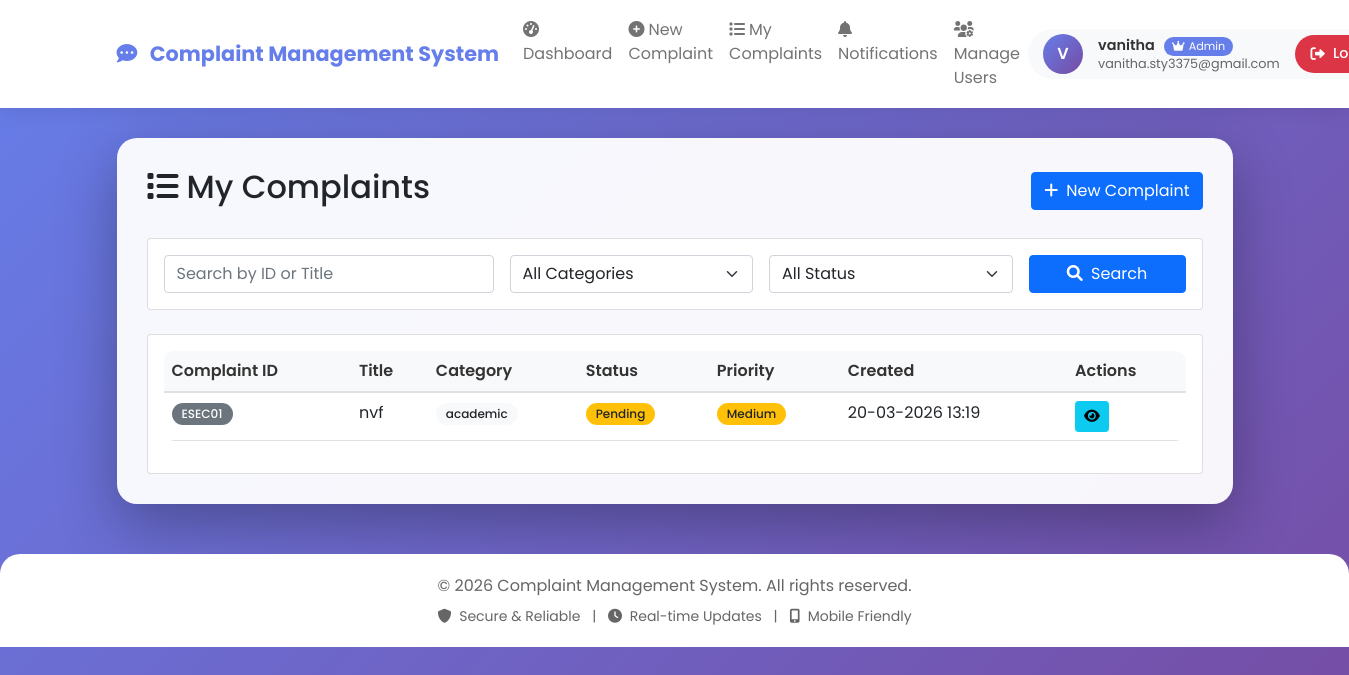
The page /complaints (signed in) on the database as committed earlier.
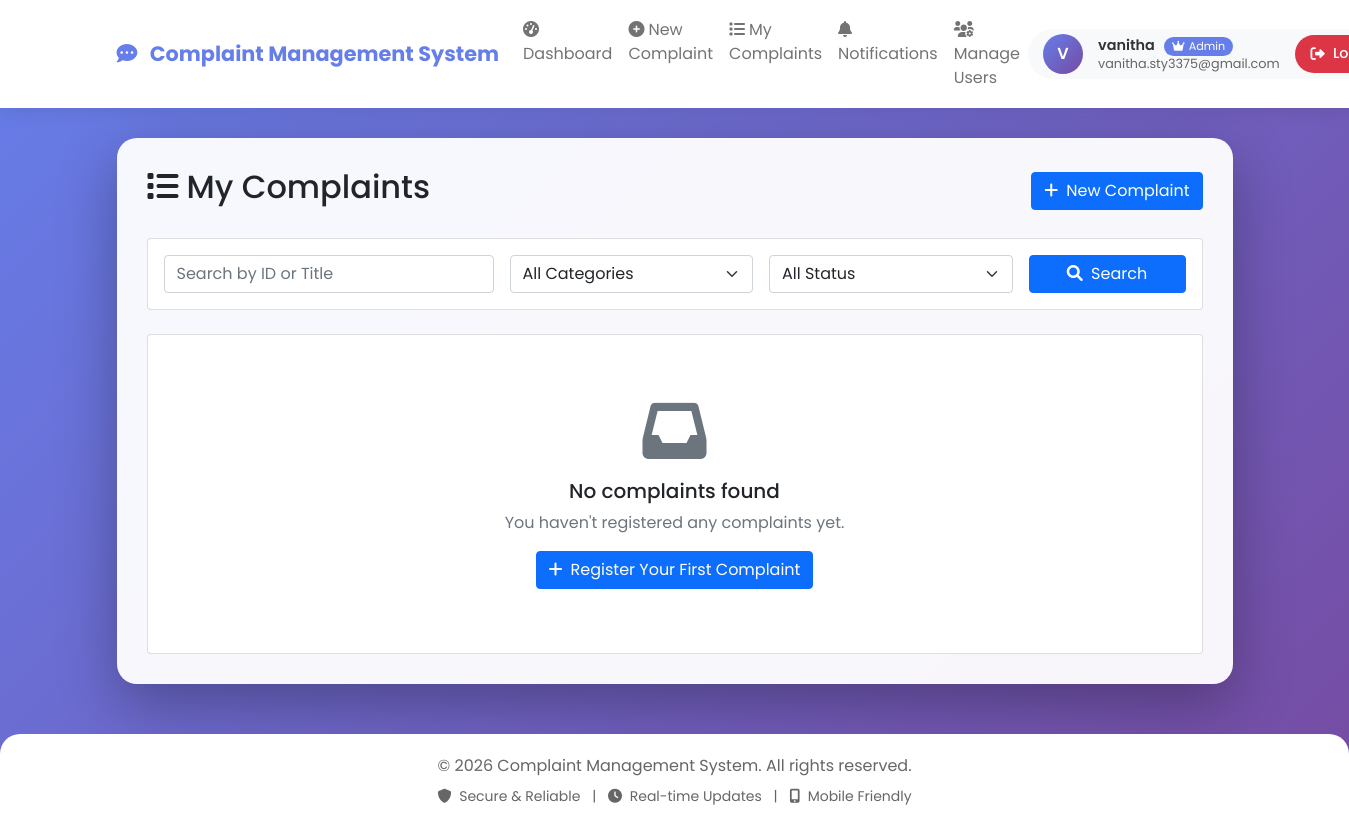
The same page on the database as committed later.
### models.py (models this page shows)
class Complaint(db.Model):
    id = db.Column(db.Integer, primary_key=True)
    complaint_id = db.Column(db.String(20), unique=True, nullable=False)
    title = db.Column(db.String(100), nullable=False)
    description = db.Column(db.Text, nullable=False)
    category = db.Column(db.String(50), nullable=False)
    status = db.Column(db.String(20), default='pending')  # pending, in_progress, resolved, rejected
    priority = db.Column(db.String(20), default='medium')  # low, medium, high
    created_at = db.Column(db.DateTime, default=datetime.utcnow)
    updated_at = db.Column(db.DateTime, default=datetime.utcnow, onupdate=datetime.utcnow)
    user_id = db.Column(db.Integer, db.ForeignKey('user.id'), nullable=False)
    assigned_to = db.Column(db.Integer, db.ForeignKey('user.id'), nullable=True)
    comments = db.relationship('Comment', backref='complaint', lazy=True, cascade='all, delete-orphan')
    notifications = db.relationship('Notification', backref='complaint', lazy=True, cascade='all, delete-orphan')

### app.py (the view)
@app.route('/complaints')
@login_required
def view_complaints():
    search_query = request.args.get('search', '')
    category_filter = request.args.get('category', '')
    status_filter = request.args.get('status', '')
    query = Complaint.query
    if current_user.role != 'admin':
        query = query.filter_by(user_id=current_user.id)
    if search_query:
        query = query.filter(
            Complaint.complaint_id.ilike(f'%{search_query}%') |
            Complaint.title.ilike(f'%{search_query}%')
        )
    if category_filter:
        query = query.filter_by(category=category_filter)
    if status_filter:
        query = query.filter_by(status=status_filter)
    complaints = query.order_by(Complaint.created_at.desc()).all()
    categories = Complaint.query.with_entities(Complaint.category).distinct().all()
    statuses = ['pending', 'in_progress', 'resolved', 'rejected']
    return render_template('view_complaints.html',
                         complaints=complaints,
                         categories=[c[0] for c in categories],
                         statuses=statuses,
                         search_query=search_query,
                         category_filter=category_filter,
                         status_filter=status_filter)

### app.py (called while the page is built)
@login_manager.user_loader
def load_user(user_id):
    return User.query.get(int(user_id))

### templates/view_complaints.html (shortened to what the changed rows need)
{% extends "base.html" %}
{% block content %}
<div class="row mb-4">
    <div class="col-12">
        <div class="d-flex justify-content-between align-items-center">
            <h2>
                <i class="fas fa-list me-2"></i>My Complaints
            </h2>
        </div>
    </div>
</div>
<div class="row">
    <div class="col-12">
        <div class="card">
            <div class="card-body">
                {% if complaints %}
                    <div class="table-responsive">
                        <table class="table table-hover">
                            <thead>
                                <tr>
                                    <th>Complaint ID</th>
                                    <th>Title</th>
                                    <th>Category</th>
                                    <th>Status</th>
                                    <th>Priority</th>
                                    <th>Created</th>
                                    <th>Actions</th>
                                 </tr>
                            </thead>
                            <tbody>
                                {% for complaint in complaints %}
                                <tr>
                                    <td>
                                        <span class="badge bg-secondary">{{ complaint.complaint_id }}</span>
                                    </td>
                                    <td>{{ complaint.title }}</td>
                                    <td>
                                        <span class="badge bg-light text-dark">{{ complaint.category }}</span>
                                    </td>
                                    <td>
                                        {% if complaint.status == 'pending' %}
                                            <span class="badge bg-warning text-dark">Pending</span>
                                        {% elif complaint.status == 'in_progress' %}
                                            <span class="badge bg-info">In Progress</span>
                                        {% elif complaint.status == 'resolved' %}
                                            <span class="badge bg-success">Resolved</span>
                                        {% elif complaint.status == 'rejected' %}
                                            <span class="badge bg-danger">Rejected</span>
                                        {% endif %}
                                    </td>
                                    <td>
                                        {% if complaint.priority == 'high' %}
                                            <span class="badge bg-danger">High</span>
                                        {% elif complaint.priority == 'medium' %}
                                            <span class="badge bg-warning text-dark">Medium</span>
                                        {% else %}
                                            <span class="badge bg-info">Low</span>
                                        {% endif %}
                                    </td>
                                    <td>{{ complaint.created_at.strftime('%d-%m-%Y %H:%M') }}</td>
                                    <td>
                                        <div class="btn-group" role="group">
                                            <a href="{{ url_for('complaint_details', complaint_id=complaint.id) }}"
                                               class="btn btn-sm btn-info"
                                               title="View Details">
                                                <i class="fas fa-eye"></i>
                                            </a>
                                        </div>
                                    </td>
                                </tr>
                                {% endfor %}
                            </tbody>
                        </table>
                    </div>
                {% else %}
                    <div class="text-center py-5">
                        <i class="fas fa-inbox fa-4x text-muted mb-3"></i>
                        <h5>No complaints found</h5>
                        <p class="text-muted">You haven't registered any complaints yet.</p>
                        <a href="{{ url_for('new_complaint') }}" class="btn btn-primary">
                            <i class="fas fa-plus me-2"></i>Register Your First Complaint
                        </a>
                    </div>
                {% endif %}
            </div>
        </div>
    </div>
</div>
{% endblock %}

Rows that differ between the two databases and show on the page:
removed Complaint: complaint_id "ESEC01", title "nvf", category "academic", status "Pending", priority "Medium", created_at "20-03-2026 13:19"
Other text that changed with them:
text no longer shown: "Complaint ID Title Category Status Priority Created Actions"
text now shown: "No complaints found You haven't registered any complaints yet. Register Your First Complaint"
